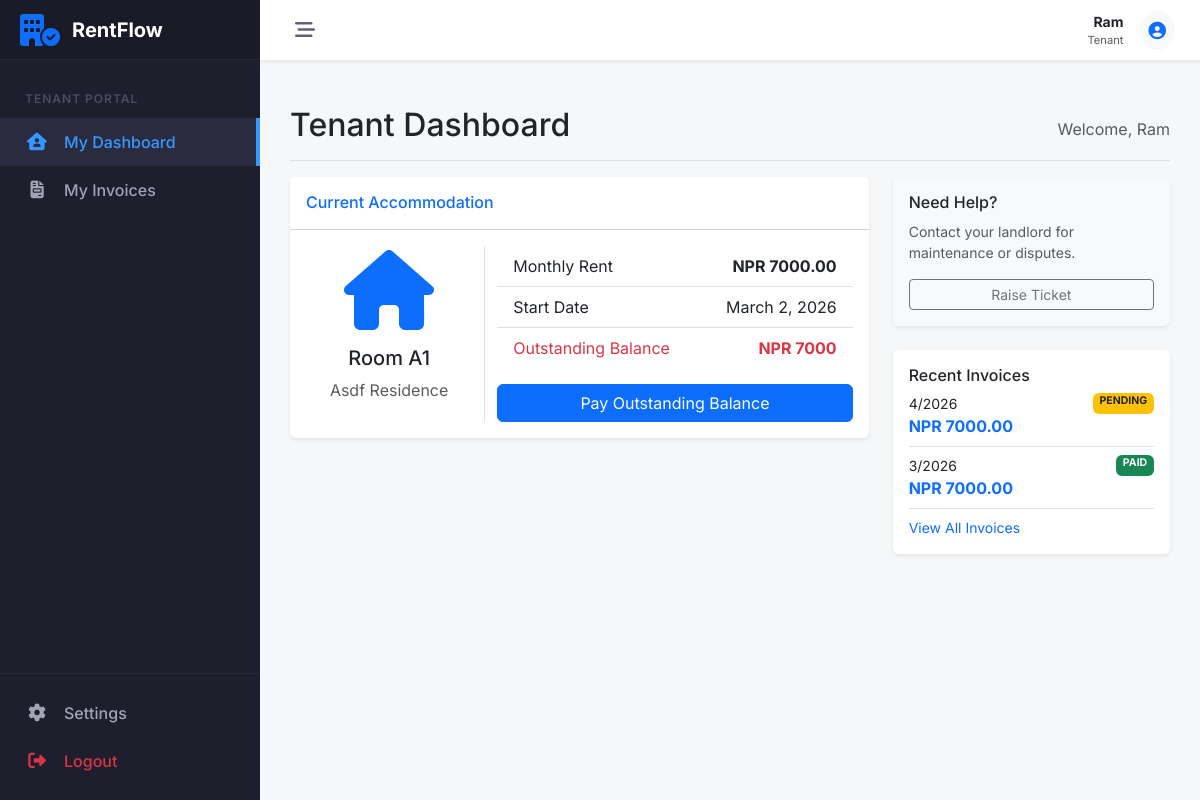
The app's page /dashboard/tenant/ (signed in), older data.
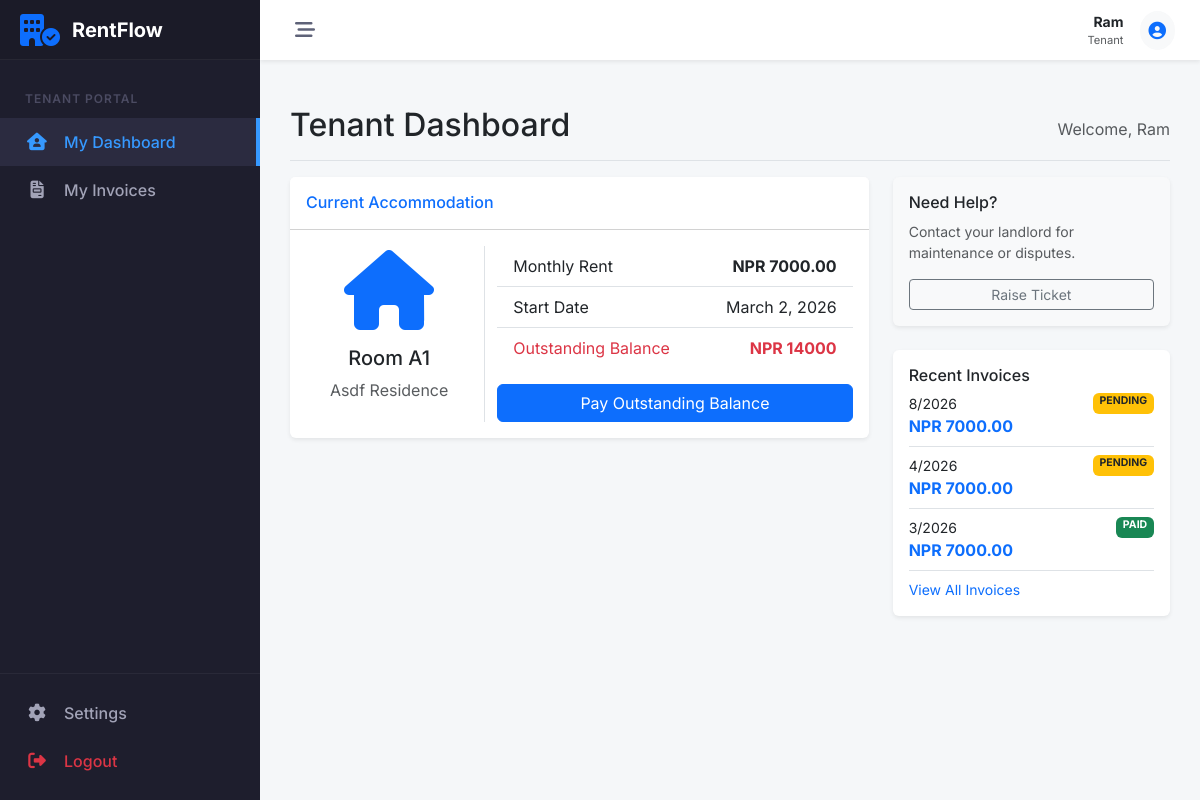
The same page, newer data.
### payments/models.py (models this page shows, shortened)
class RentInvoice(models.Model):
    STATUS_CHOICES = (
        ('PENDING', 'Pending'),
        ('AWAITING', 'Awaiting Confirmation'),  # payment submitted by tenant but waiting for landlord
        ('PAID', 'Paid'),
        ('LATE', 'Late'),
    )
    tenancy = models.ForeignKey('properties.Tenancy', on_delete=models.CASCADE)
    month = models.IntegerField()
    year = models.IntegerField()
    amount = models.DecimalField(max_digits=10, decimal_places=2)
    due_date = models.DateField()
    status = models.CharField(max_length=10, choices=STATUS_CHOICES, default='PENDING', db_index=True)
    generated_at = models.DateTimeField(auto_now_add=True)
    class Meta:
        unique_together = ['tenancy', 'month', 'year']

### dashboard/views.py (the view)
# urls.py: path('tenant/', TenantDashboardView.as_view(), name='tenant_dash'),
class TenantDashboardView(TenantRequiredMixin, TemplateView):
    template_name = 'dashboard/tenant_dash.html'
    def get_context_data(self, **kwargs):
        context = super().get_context_data(**kwargs)
        user = self.request.user
        tenancy = Tenancy.objects.filter(tenant=user, is_active=True).first()
        context['tenancy'] = tenancy
        if tenancy:
            invoices = RentInvoice.objects.filter(tenancy=tenancy).order_by('-year', '-month')
            context['invoices'] = invoices
            total_due = invoices.aggregate(Sum('amount'))['amount__sum'] or 0
            total_paid = Payment.objects.filter(invoice__tenancy=tenancy).aggregate(Sum('paid_amount'))['paid_amount__sum'] or 0
            context['outstanding_balance'] = total_due - total_paid
        return context

### core/mixins.py (called while the page is built)
    def test_func(self):
        user = self.request.user
        return user.is_authenticated and hasattr(user, 'profile') and user.profile.role == 'TENANT'

### dashboard/templates/dashboard/tenant_dash.html (shortened to what this page needs)
{% extends 'core/base.html' %}
{% block content %}
<div class="d-flex justify-content-between flex-wrap flex-md-nowrap align-items-center pt-3 pb-2 mb-3 border-bottom">
    <h1 class="h2">Tenant Dashboard</h1>
    <div class="btn-toolbar mb-2 mb-md-0 text-muted">
        Welcome, {{ user.username }}
    </div>
</div>
{% if tenancy %}
<div class="row">
    <div class="col-lg-8 mb-4">
        <div class="card shadow-sm border-0">
            <div class="card-header bg-white py-3">
                <h6 class="m-0 font-weight-bold text-primary">Current Accommodation</h6>
            </div>
            <div class="card-body">
                <div class="row align-items-center">
                    <div class="col-md-4 text-center">
                        <i class="fas fa-home fa-5x text-primary mb-3"></i>
                        <h5>Room {{ tenancy.room.room_number }}</h5>
                        <p class="text-muted">{{ tenancy.room.property.name }}</p>
                    </div>
                    <div class="col-md-8 border-start">
                        <ul class="list-group list-group-flush">
                            <li class="list-group-item d-flex justify-content-between align-items-center">
                                Monthly Rent <span><strong>NPR {{ tenancy.room.monthly_rent }}</strong></span>
                            </li>
                            <li class="list-group-item d-flex justify-content-between align-items-center">
                                Start Date <span>{{ tenancy.start_date }}</span>
                            </li>
                            <li class="list-group-item d-flex justify-content-between align-items-center text-danger">
                                Outstanding Balance <span><strong>NPR {{ outstanding_balance }}</strong></span>
                            </li>
                        </ul>
                        <div class="d-grid mt-3">
                            <a href="{% url 'payments:invoice_list' %}" class="btn btn-primary">Pay Outstanding
                                Balance</a>
                        </div>
                    </div>
                </div>
            </div>
        </div>
    </div>
    <div class="col-lg-4 mb-4">
        <div class="card shadow-sm border-0 mb-4 bg-light">
            <div class="card-body">
                <h6>Need Help?</h6>
                <p class="small text-muted">Contact your landlord for maintenance or disputes.</p>
                <button class="btn btn-sm btn-outline-secondary w-100">Raise Ticket</button>
            </div>
        </div>
        <div class="card shadow-sm border-0">
            <div class="card-body">
                <h6>Recent Invoices</h6>
                <ul class="list-unstyled mb-0">
                    {% for invoice in invoices|slice:":3" %}
                    <li class="mb-2 pb-2 border-bottom">
                        <div class="d-flex justify-content-between small">
                            <span>{{ invoice.month }}/{{ invoice.year }}</span>
                            <span
                                class="badge {% if invoice.status == 'PAID' %}bg-success{% else %}bg-warning text-dark{% endif %}">
                                {{ invoice.status }}
                            </span>
                        </div>
                        <div class="text-primary fw-bold">NPR {{ invoice.amount }}</div>
                    </li>
                    {% empty %}
                    <li class="text-muted small">No invoices yet.</li>
                    {% endfor %}
                </ul>
                <a href="{% url 'payments:invoice_list' %}" class="small text-decoration-none mt-2 d-block">View All
                    Invoices</a>
            </div>
        </div>
    </div>
</div>
{% else %}
<div class="alert alert-info py-5 text-center">
    <i class="fas fa-info-circle fa-3x mb-3 text-info"></i>
    <h4>No active tenancy found!</h4>
    <p class="mb-0">You are currently not assigned to any room. Please contact the landlord or administrator.</p>
</div>
{% endif %}
{% endblock %}

Row changes from the older to the newer data that the page shows:
added RentInvoice: month "8", year "2026", status "PENDING", amount "7000.00"
Text that changed along with them:
{{ outstanding_balance }}: "7000" → "14000"
